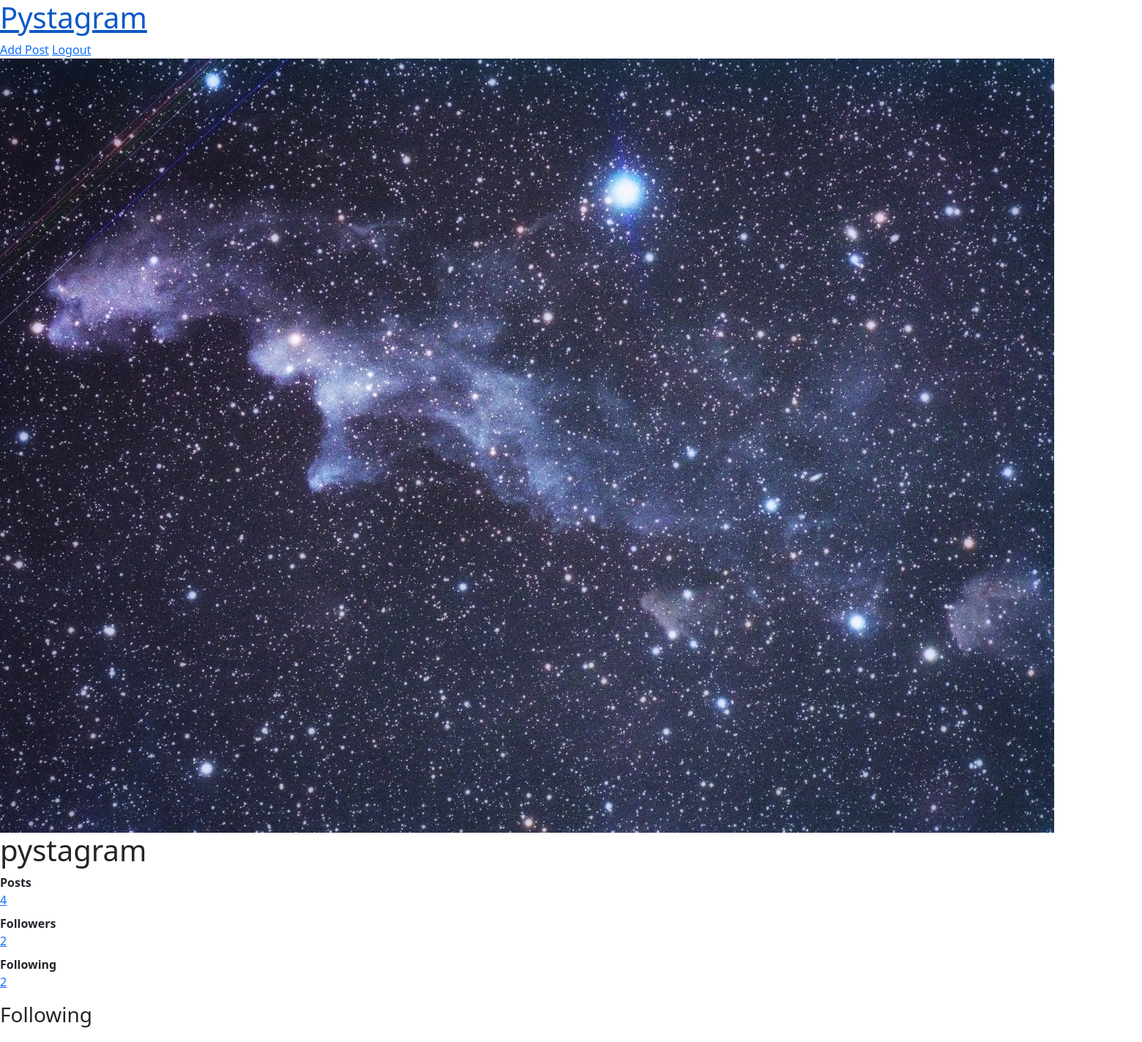
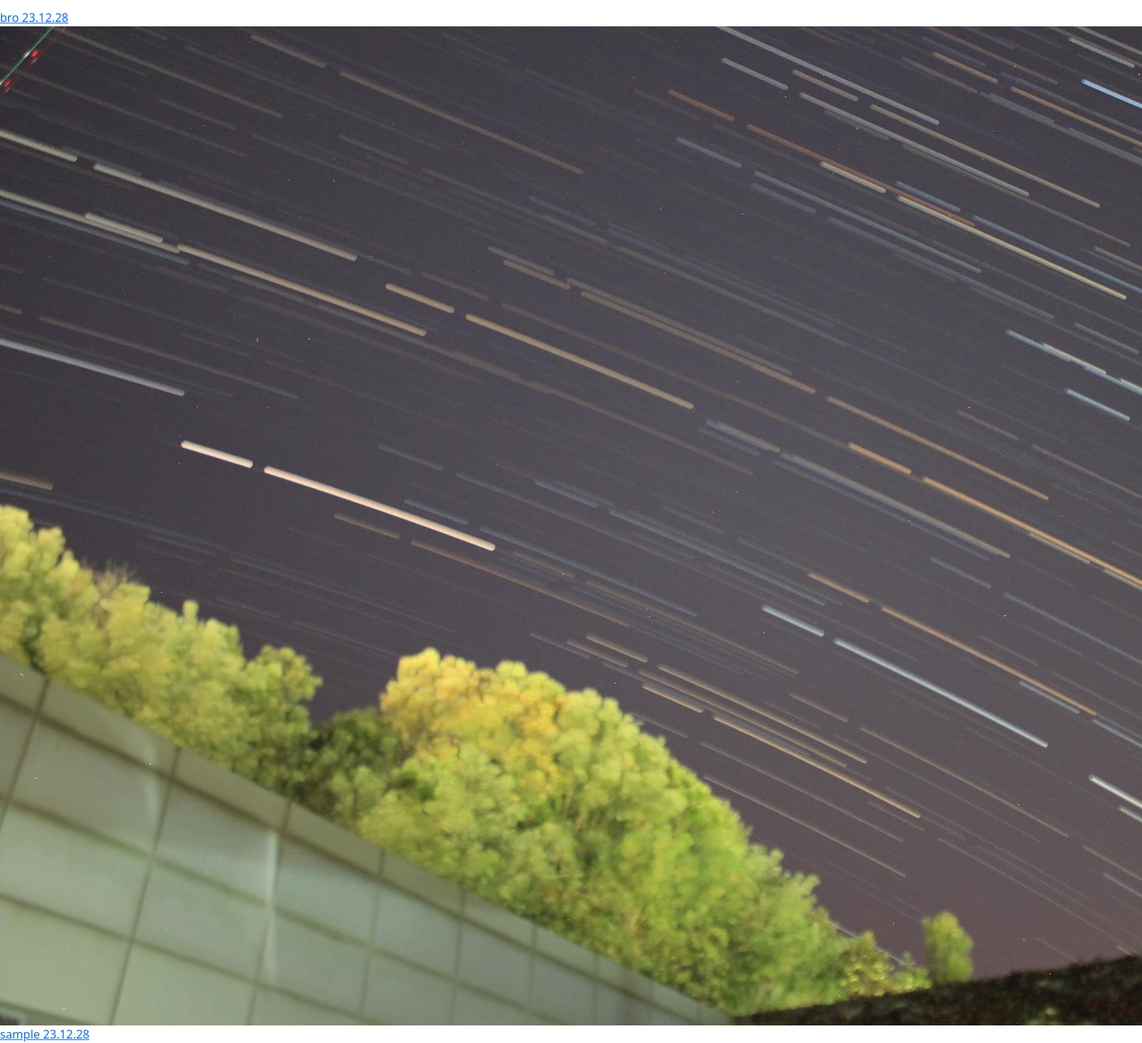
/users/1/following/, run on the app's committed database (2 pictures, top to bottom).
### users/models.py (models this page shows, shortened)
class User(AbstractUser):
    profile_image = models.ImageField(
        "프로필 이미지", upload_to="users/profile", blank=True)
    short_description = models.TextField('소개글', blank=True)
    like_posts = models.ManyToManyField(
        "posts.Post",
        verbose_name="좋아요 누른 Post 목록",
        related_name="like_users",
        blank=True,
    )
    following = models.ManyToManyField(
        "self",
        verbose_name="팔로우 중인 사람들",
        related_name="followers",
        symmetrical=False,
        through="users.Relationship"
    )

class Relationship(models.Model):
    from_user = models.ForeignKey(
        "users.User",
        verbose_name="팔로우를 요청한 사용자",
        related_name="following_relationships",
        on_delete=models.CASCADE
    )
    to_user = models.ForeignKey(
        "users.User",
        verbose_name="팔로우 요청의 대상",
        related_name="follower_relationships",
        on_delete=models.CASCADE
    )
    created = models.DateTimeField(auto_now_add=True)

### users/views.py (the view)
# urls.py: path("<int:user_id>/following/", following, name="following"),
def following(request,user_id):
    user = get_object_or_404(User,id=user_id)
    relationships = user.following_relationships.all()
    context = {
        "user": user,
        "relationships": relationships,
    }
    return render(request,"users/following.html",context)

### templates/users/following.html
{% extends "base_profile.html" %}
{% block bottom_data %}
<div class="relationships">
    <h3>Following</h3>
    {% for relationship in relationships %}
        <div class="relationship">
            <a href="{% url 'users:profile' user_id=relationship.from_user.id %}">
                {% if relationship.to_user.profile_image %}
                    <img src="{{ relationship.to_user.profile_image.url }}" alt="">
                {% endif %}
                <div class="relationship-info">
                    <span>{{ relationship.to_user.username }}</span>
                    <span>{{ relationship.created|date:"y.m.d" }}</span>
                </div>
            </a>
        </div>
    {% endfor %}
</div>
{% endblock  %}

### templates/base_profile.html (shortened to what this page needs)
{% extends "base_nav.html" %}
{% block content %}
<div id="profile">
    <div class="info">
        {% if user.profile_image %}
        <img src="{{user.profile_image.url}}" alt="">
        {% endif %}
        <div class="info-texts">
            <h1>{{user.username}}</h1>
            <div class="counts">
                <dl>
                    <dt>Posts</dt>
                    <dd>
                        <a href="{% url 'users:profile' user_id=user.id %}">
                        {{user.post_set.count}}</a>
                    </dd>
                    <dt>Followers</dt>
                    <dd>
                        <a href="{% url 'users:followers' user_id=user.id %}">
                            {{user.followers.count}}</a>
                        </dd>
                    <dt>Following</dt>
                    <dd>
                        <a href="{% url 'users:following' user_id=user.id %}">
                            {{user.following.count}}</a>
                        </dd>
                </dl>
            </div>
        </div>
    </div>
    {% block bottom_data %}{% endblock  %}
</div>
{% endblock  %}

### templates/base_nav.html
{% extends "_base.html" %}
{% block base_content %}
    {% include "nav.html" %}
    {% block content %}{% endblock %}
{% endblock %}

### templates/_base.html (shortened to what this page needs)
{% load static %}
<!DOCTYPE html>
<html lang="ko">
	<head>
		<link
			href="https://cdn.jsdelivr.net/npm/bootstrap@5.3.2/dist/css/bootstrap.min.css"
			rel="stylesheet"
 />
	</head>
	<body>
		{% block base_content %} {% endblock %}
	</body>
</html>

### templates/nav.html
<nav>
	<h1>
		<a href="{% url 'posts:feeds' %}">Pystagram</a>
	</h1>
	<a href="{% url 'posts:post_add' %}">Add Post</a>
	<a href="{% url 'users:logout' %}">Logout</a>
</nav>

### data on the page
User: profile_image (picture), username "pystagram", post_set.count "4", followers.count "2", following.count "2"
Relationship: to_user.username "bro", created "23.12.28"
Relationship: to_user.profile_image (picture), to_user.username "sample", created "23.12.28"
